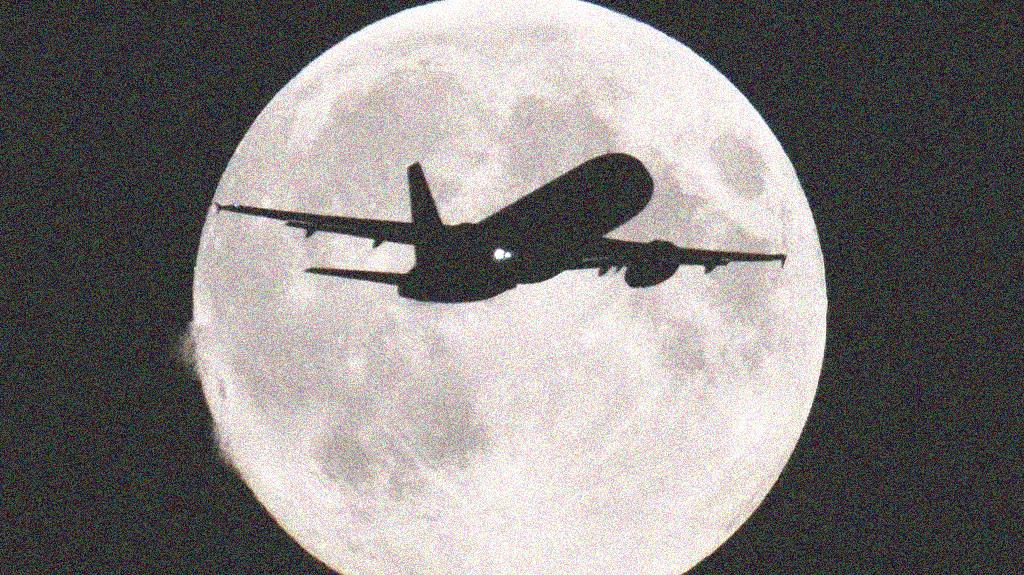
#> input picture code/noise2.jpg, 1024 x 575 px
$ python temp6.py
#> lines starting #> are read from the running program, lines starting #| are printed output that depends on the picture
### code/my_auxFun.py

#!/usr/bin/env python3
import numpy as np
import scipy.signal as sg

def my_rgb2cmy(im):
    CMY = 255-im
    return CMY

def my_cmy2rgb(im):
    RGB = 255-im
    return RGB

# [5 lines left out: function my_mseRGB, not called in this run]

def my_mse(image1,image2):
    [n,l]=image1.shape
    n = n*l
    mse = sum(sum((image1-image2)**2))/n
    return mse

# [19 lines left out: functions my_medianfilter, my_gradient, not called in this run]


### code/temp6.py
#!/usr/bin/env python3
# -*- coding: utf-8 -*-
"""
Created on Mon Sep 10 10:44:10 2018

@author: mariatorres
"""

from PIL import Image
import numpy as np
import matplotlib.pyplot as plt
import my_auxFun as fun
from scipy.ndimage import filters

Im_g = Image.open('noise2.jpg').convert('L')
Im_ga = np.array(Im_g)
plt.gray()
plt.imshow(Im_ga)
plt.axis("off")

[row, col] = Im_ga.shape
#> row = 575; col = 1024
Im_n = np.double(Im_ga)
for i in range(0,row-1):
    for j in range(0,col-1):
        Im_n[i,j] = Im_n[i,j]+np.random.uniform(0,100)
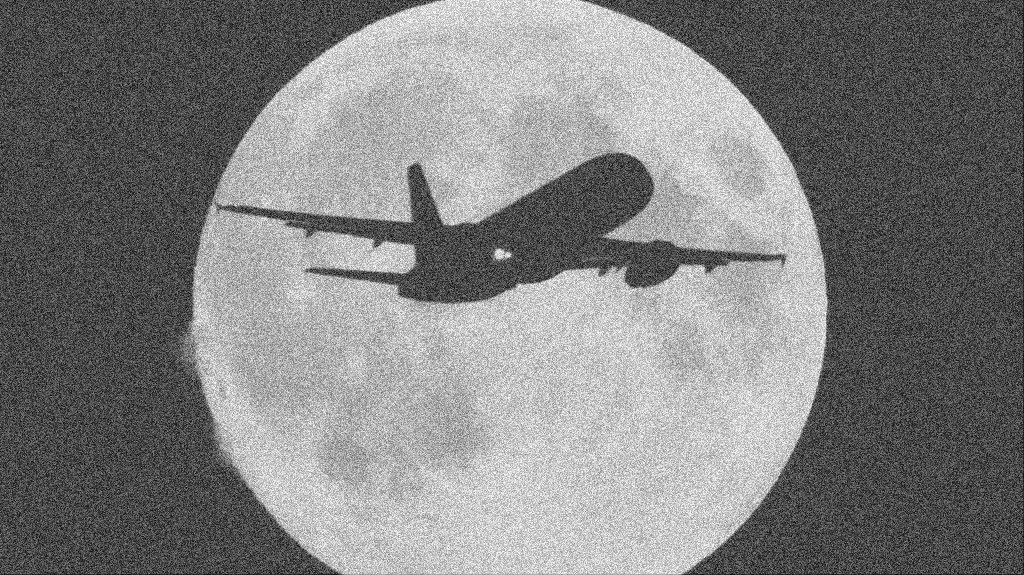
#> Im_n: shape (575, 1024) float64; min 0, max 354.8, mean 178.8; drawn with min black and max white
plt.figure()
plt.gray()
plt.imshow(Im_n)
plt.axis("off")

Im_f1 = filters.uniform_filter(Im_n,5)
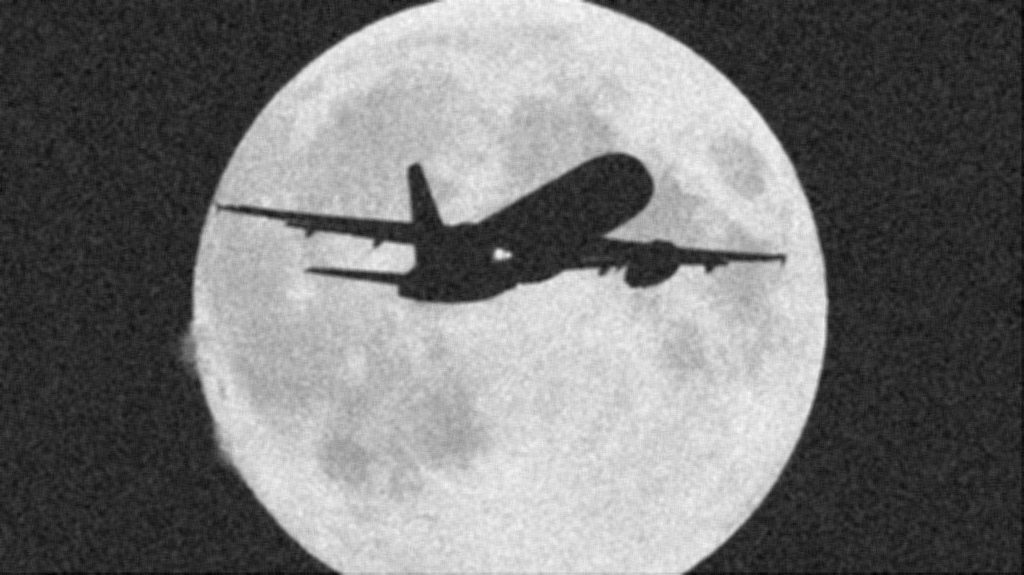
#> Im_f1: shape (575, 1024) float64; min 57.4, max 320.5, mean 178.8; drawn with min black and max white
mse = fun.my_mse(Im_ga,Im_f1)
#> in my_mse, `mse = sum(sum((image1-image2)**2))/n`: mse = 2904.9
#> mse = 2904.9
plt.figure()
plt.gray()
plt.imshow(Im_f1)
plt.axis("off")
plt.title(mse)

Im_f2 = filters.gaussian_filter(Im_n,1)
mse = fun.my_mse(Im_ga,Im_f2)
#> mse = 2858.3
plt.figure()
plt.gray()
plt.imshow(Im_f2)
plt.axis("off")
plt.title(mse)

$ run again, with code/Build.jpg copied over code/noise2.jpg
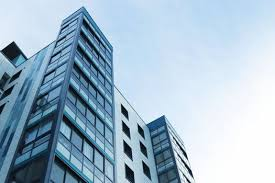
#> input picture code/Build.jpg, 275 x 183 px
#> after the loop `for i in range(0,row-1):`:
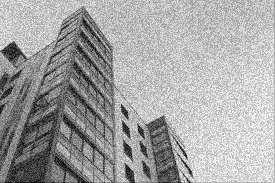
#> Im_n: shape (183, 275) float64; min 3.72, max 354.2, mean 230; drawn with min black and max white
#> `Im_f1 = filters.uniform_filter(Im_n,5)`:
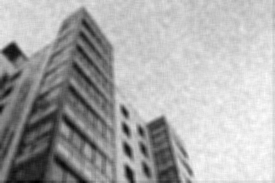
#> Im_f1: shape (183, 275) float64; min 46.39, max 321.8, mean 230; drawn with min black and max white
#> in my_mse, `mse = sum(sum((image1-image2)**2))/n`: mse = 2817.5
#> `mse = fun.my_mse(Im_ga,Im_f2)`: mse = 2695.3
